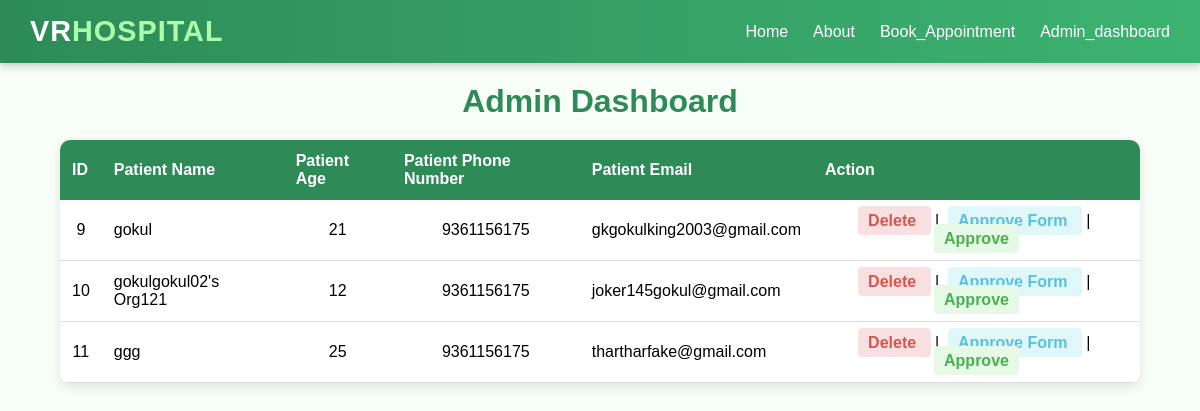
Page /admin_dashboard on the committed database.
### app/models.py (models this page shows, shortened)
class Book(models.Model):
    patient_name=models.CharField(max_length=50)
    patient_age=models.IntegerField(max_length=50)
    patient_phone=models.IntegerField(max_length=15)
    patient_email=models.CharField(max_length=20,null=False)

### app/views.py (the view)
# urls.py: path('admin_dashboard', views.admin_dashboard, name="admin_dashboard"),
def admin_dashboard(request):
    patient_details = Book.objects.all()
    return render(request, 'admin_dashboard.html', {"patient_details": patient_details})

### app/templates/admin_dashboard.html (shortened to what this page needs)
{% extends 'navbar.html' %}
{% block content %}
<h2 style="
    text-align: center;
    font-size: 2rem;
    color: #2e8b57;
    margin: 20px 0;
    font-family: 'Arial', sans-serif;
">
    Admin Dashboard
</h2>
<table border="0" cellpadding="10" cellspacing="0" style="
    width: 90%;
    margin: 20px auto;
    border-collapse: collapse;
    box-shadow: 0 4px 12px rgba(0,0,0,0.1);
    font-family: 'Arial', sans-serif;
    background: white;
    border-radius: 10px;
    overflow: hidden;
">
    <tr style="background: #2e8b57; color: white; text-align: left;">
        <th style="padding: 12px;">ID</th>
        <th style="padding: 12px;">Patient Name</th>
        <th style="padding: 12px;">Patient Age</th>
        <th style="padding: 12px;">Patient Phone Number</th>
        <th style="padding: 12px;">Patient Email</th>
        <th style="padding: 12px;">Action</th>
    </tr>
    {% for data in patient_details %}
    <tr style="border-bottom: 1px solid #ddd; transition: background 0.3s;">
        <td style="padding: 12px; text-align: center;">{{ data.id }}</td>
        <td style="padding: 12px;">{{ data.patient_name }}</td>
        <td style="padding: 12px; text-align: center;">{{ data.patient_age }}</td>
        <td style="padding: 12px; text-align: center;">{{ data.patient_phone }}</td>
        <td style="padding: 12px;">{{ data.patient_email }}</td>
        <td style="padding: 12px; text-align: center;">
            <a href="{% url 'delete_p_details' data.id %}"
               onclick="return confirm('Are you sure you want to delete this record?');"
               style="color: #d9534f; text-decoration: none; font-weight: bold; padding: 6px 10px; border-radius: 4px; background: #f9e0e0; transition: 0.3s;">
               Delete
            </a>
            &nbsp;|&nbsp;
            <a href="{% url 'approve_form' data.id %}"
               onclick="return confirm('Go to Set Date and Time');"
               style="color: #5bc0de; text-decoration: none; font-weight: bold; padding: 6px 10px; border-radius: 4px; background: #e0f7fa; transition: 0.3s;">
               Approve Form
            </a>
            &nbsp;|&nbsp;
            <a class="approve-link" href="{% url 'approve' data.id %}"
               onclick="return confirm('Are you sure you want to approve this patient?');"
               style="color: #4CAF50; text-decoration: none; font-weight: bold; padding: 6px 10px; border-radius: 4px; background: #e6f9e6; transition: 0.3s;">
               Approve
            </a>
        </td>
    </tr>
    {% empty %}
    <tr>
        <td colspan="6" style="padding: 15px; text-align: center; color: #777;">No patient details found.</td>
    </tr>
    {% endfor %}
</table>
{% endblock %}

### app/templates/navbar.html (shortened to what this page needs)
<!DOCTYPE html>
<html lang="en">
<head>
</head>
<body>
  <nav class="navbar">
    <div class="logo">VR<span>HOSPITAL</span></div>
    <ul class="nav-links">
      <li><a href="{% url 'home' %}">Home</a></li>
       <li><a href="{% url 'about' %}">About</a></li>
      <li><a href="{% url 'book' %}">Book_Appointment</a></li>
      <li><a href="{% url 'admin_dashboard' %}">Admin_dashboard</a></li>
    </ul>
  </nav>
</body>
</html>
{% block content %}
{% endblock %}

### app/templates/navbar.html (style rules this page uses)
* { margin: 0; padding: 0; box-sizing: border-box; font-family: 'Arial', sans-serif; }
body { background: #f7fdf7; }
.navbar { display: flex; justify-content: space-between; align-items: center; padding: 15px 30px; background: linear-gradient(90deg, #2e8b57, #3cb371); color: #fff; position: sticky; top: 0; z-index: 1000; box-shadow: 0 3px 8px rgba(0, 0, 0, 0.2); }
.logo { font-size: 1.8rem; font-weight: bold; letter-spacing: 1px; }
.logo span { color: #aaffaa; }
.nav-links { list-style: none; display: flex; gap: 25px; }
.nav-links li a { text-decoration: none; color: #fff; font-size: 1rem; transition: color 0.3s ease; }

### rows in the picture
Book: id "9", patient_name "gokul", patient_age "21", patient_phone "9361156175", patient_email "gkgokulking2003@gmail.com"
Book: id "10", patient_name "gokulgokul02's Org121", patient_age "12", patient_phone "9361156175", patient_email "joker145gokul@gmail.com"
Book: id "11", patient_name "ggg", patient_age "25", patient_phone "9361156175", patient_email "thartharfake@gmail.com"
